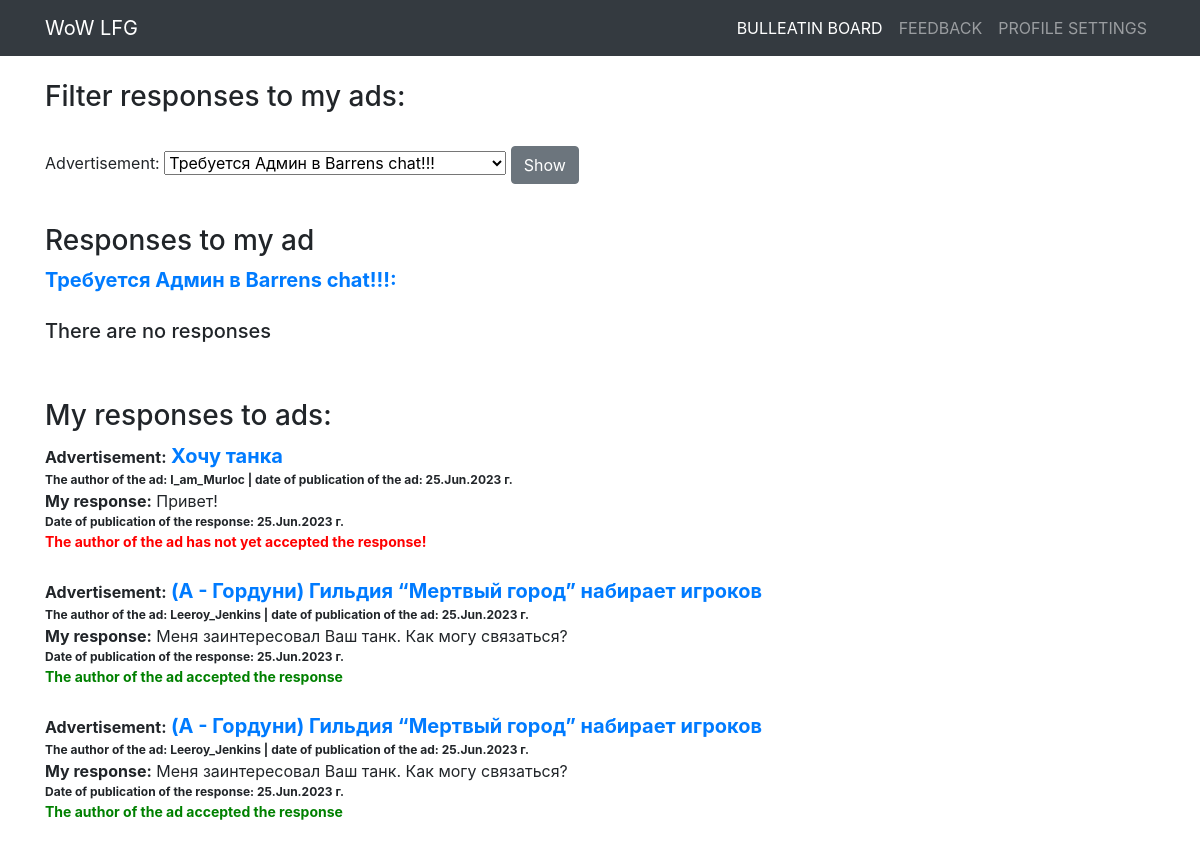
The page /responses/19 (signed in) on the database its author committed.
### board/models.py (models this page shows)
class Post(models.Model):
    author = models.ForeignKey(User, on_delete=models.CASCADE)
    CAT = (('tanks', 'Танки'),
           ('healers', 'Хилы'),
           ('damage_dealers', 'ДД'),
           ('dealers', 'Торговцы'),
           ('gildmasters', 'Гилдмастеры'),
           ('quest_givers', 'Квестгиверы'),
           ('blacksmiths', 'Кузнецы'),
           ('tanners', 'Кожевники'),
           ('potion_makers', 'Зельевары'),
           ('spell_masters', 'Мастера заклинаний'))
    category = models.CharField(max_length=15, choices=CAT, verbose_name='Категория')
    dateCreation = models.DateTimeField(auto_now_add=True)
    title = models.CharField(max_length=256, verbose_name='Название')
    text = RichTextField()

class Response(models.Model):
    author = models.ForeignKey(User, on_delete=models.CASCADE)
    post = models.ForeignKey(Post, on_delete=models.CASCADE)
    text = models.TextField(verbose_name='Текст')
    status = models.BooleanField(default=False)
    dateCreation = models.DateTimeField(auto_now_add=True)

### board/views.py (the view, shortened to what this page needs)
# urls.py: path('responses', Responses.as_view(), name='responses'),
class Responses(LoginRequiredMixin, ListView):
    model = Response
    template_name = 'responses.html'
    context_object_name = 'responses'
    def get_context_data(self, **kwargs):
        context = super(Responses, self).get_context_data(**kwargs)
        global title
        """
        Далее в условии - если пользователь попал на страницу через ссылку из письма, в которой содержится
        ID поста для фильтра - фильтр работает по этому ID
        """
        if self.kwargs.get('pk') and Post.objects.filter(id=self.kwargs.get('pk')).exists():
            title = str(Post.objects.get(id=self.kwargs.get('pk')).title)
            print(title)
        context['form'] = ResponsesFilterForm(self.request.user, initial={'title': title})
        context['title'] = title
        if title:
            post_id = Post.objects.get(title=title)
            context['filter_responses'] = list(Response.objects.filter(post_id=post_id).order_by('-dateCreation'))
            context['response_post_id'] = post_id.id
        else:
            context['filter_responses'] = list(Response.objects.filter(post_id__author_id=self.request.user).order_by('-dateCreation'))
        context['myresponses'] = list(Response.objects.filter(author_id=self.request.user).order_by('-dateCreation'))
        return context

### board/forms.py
class ResponsesFilterForm(forms.Form):
    def __init__(self, user, *args, **kwargs):
        super(ResponsesFilterForm, self).__init__(*args, **kwargs)
        self.fields['title'] = forms.ModelChoiceField(
            label='Advertisement',
            queryset=Post.objects.filter(author_id=user.id).order_by('-dateCreation').values_list('title', flat=True),
            empty_label="All",
            required=False
        )

### templates/responses.html (shortened to what this page needs)
{% extends 'default.html' %}
{% load bootstrap4 %}
{% block content %}
    <br>
    <h3>Filter responses to my ads:</h3><br>
	<form method="POST">
        {{ form }}
		<input class="btn btn-secondary" type="submit" value="Show">
	</form><br>
    {% if title %}
        <h3>Responses to my ad</h3>
        <a href="/post/{{ response_post_id }}" style="font-size: 20px;"><b>{{ title }}:</b></a><br>
        {% if filter_responses %}
            {% for response in filter_responses %}
                <a><b>Response: </b></a>{{ response.text }}<br>
                <span style="font-size: 12px;"><b>The author of the response: {{ response.author.username }} |
                    date of publication of the response: {{ response.dateCreation|date:'d.M.Y' }} г.</b></span><br>
                {% if response.status == False %}
                    <a href="/response/accept/{{ response.id }}" style="font-size: 12px; color:green"><b>to accept</b></a>
                    <a>&nbsp;&nbsp;&nbsp;</a>
                    <a href="/response/delete/{{ response.id }}" style="font-size: 12px; color:red"><b>to accept</b></a>
                {% else %}
                    <a style="font-size: 14px; color:green"><b>response accepted</b></a>
                {% endif %}
                <br><br>
            {% endfor %}
        {% else %}
            <br>
            <h5>There are no responses</h5>
        {% endif %}
    {% endif %}
    <br><br>
    <h3>My responses to ads:</h3>
    {% if myresponses %}
        {% for response in myresponses %}
            <a><b>Advertisement:</b></a>
            <a href="/post/{{ response.post_id }}" style="font-size: 20px;"><b>{{ response.post.title }}</b></a><br>
            <span style="font-size: 12px;"><b>The author of the ad:  {{ response.post.author.username }} |
                date of publication of the ad: {{ response.post.dateCreation|date:'d.M.Y' }} г.</b></span><br>
            <a><b>My response:</b></a>
            {{ response.text }}<br>
            <span style="font-size: 12px;"><b>Date of publication of the response: {{ response.dateCreation|date:'d.M.Y' }} г.</b></span><br>
            {% if response.status == True %}
                <a style="font-size: 14px; color:green"><b>The author of the ad accepted the response</b></a>
            {% else %}
                <a style="font-size: 14px; color:red"><b>The author of the ad has not yet accepted the response!</b></a>
            {% endif %}
        <br><br>
        {% endfor %}
    {% else %}
        <h5>There are no responses</h5>
    {% endif %}
{% endblock content %}

### rows shown on the page
Post: title "Требуется Админ в Barrens chat!!!"
Response: post "Хочу танка", post.author.username "I_am_Murloc", post.dateCreation "25.Jun.2023", text "Привет!", dateCreation "25.Jun.2023", shows "The author of the ad has not yet accepted the response!"
Response: post "(А - Гордуни) Гильдия “Мертвый город” набирает игроков", post.author.username "Leeroy_Jenkins", post.dateCreation "25.Jun.2023", text "Меня заинтересовал Ваш танк. Как могу связаться?", dateCreation "25.Jun.2023", shows "The author of the ad accepted the response"
Response: post "(А - Гордуни) Гильдия “Мертвый город” набирает игроков", post.author.username "Leeroy_Jenkins", post.dateCreation "25.Jun.2023", text "Меня заинтересовал Ваш танк. Как могу связаться?", dateCreation "25.Jun.2023", shows "The author of the ad accepted the response"
